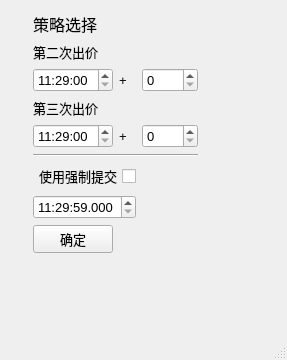
<?xml version="1.0" encoding="UTF-8"?>
<ui version="4.0">
 <class>MainWindow</class>
 <widget class="QMainWindow" name="MainWindow">
  <property name="geometry">
   <rect>
    <x>0</x>
    <y>0</y>
    <width>287</width>
    <height>360</height>
   </rect>
  </property>
  <property name="sizePolicy">
   <sizepolicy hsizetype="Preferred" vsizetype="Preferred">
    <horstretch>100</horstretch>
    <verstretch>100</verstretch>
   </sizepolicy>
  </property>
  <property name="font">
   <font>
    <pointsize>10</pointsize>
   </font>
  </property>
  <widget class="QWidget" name="centralwidget">
   <widget class="QWidget" name="">
    <property name="geometry">
     <rect>
      <x>33</x>
      <y>12</y>
      <width>224</width>
      <height>244</height>
     </rect>
    </property>
    <layout class="QGridLayout" name="gridLayout">
     <item row="0" column="0" colspan="2">
      <widget class="QLabel" name="label">
       <property name="font">
        <font>
         <family>Arial</family>
         <pointsize>12</pointsize>
        </font>
       </property>
       <property name="text">
        <string>策略选择</string>
       </property>
      </widget>
     </item>
     <item row="0" column="3" rowspan="2">
      <spacer name="horizontalSpacer">
       <property name="orientation">
        <enum>Qt::Horizontal</enum>
       </property>
       <property name="sizeHint" stdset="0">
        <size>
         <width>40</width>
         <height>38</height>
        </size>
       </property>
      </spacer>
     </item>
     <item row="1" column="0" colspan="2">
      <widget class="QLabel" name="label_2">
       <property name="font">
        <font>
         <pointsize>10</pointsize>
        </font>
       </property>
       <property name="text">
        <string>第二次出价</string>
       </property>
      </widget>
     </item>
     <item row="2" column="0">
      <widget class="QTimeEdit" name="second_bid_time">
       <property name="maximumTime">
        <time>
         <hour>11</hour>
         <minute>29</minute>
         <second>59</second>
        </time>
       </property>
       <property name="minimumTime">
        <time>
         <hour>11</hour>
         <minute>29</minute>
         <second>0</second>
        </time>
       </property>
       <property name="currentSection">
        <enum>QDateTimeEdit::SecondSection</enum>
       </property>
       <property name="displayFormat">
        <string>HH:mm:ss</string>
       </property>
       <property name="currentSectionIndex">
        <number>2</number>
       </property>
      </widget>
     </item>
     <item row="2" column="1">
      <widget class="QLabel" name="label_6">
       <property name="font">
        <font>
         <family>Arial</family>
         <pointsize>10</pointsize>
        </font>
       </property>
       <property name="text">
        <string>+</string>
       </property>
      </widget>
     </item>
     <item row="2" column="2">
      <widget class="QSpinBox" name="second_bid_price">
       <property name="sizePolicy">
        <sizepolicy hsizetype="Minimum" vsizetype="Fixed">
         <horstretch>0</horstretch>
         <verstretch>0</verstretch>
        </sizepolicy>
       </property>
       <property name="minimum">
        <number>0</number>
       </property>
       <property name="maximum">
        <number>2000</number>
       </property>
       <property name="singleStep">
        <number>100</number>
       </property>
      </widget>
     </item>
     <item row="3" column="0" colspan="2">
      <widget class="QLabel" name="label_5">
       <property name="font">
        <font>
         <pointsize>10</pointsize>
        </font>
       </property>
       <property name="text">
        <string>第三次出价</string>
       </property>
      </widget>
     </item>
     <item row="4" column="0">
      <widget class="QTimeEdit" name="third_bid_time">
       <property name="font">
        <font>
         <pointsize>10</pointsize>
        </font>
       </property>
       <property name="maximumTime">
        <time>
         <hour>11</hour>
         <minute>29</minute>
         <second>59</second>
        </time>
       </property>
       <property name="minimumTime">
        <time>
         <hour>11</hour>
         <minute>29</minute>
         <second>0</second>
        </time>
       </property>
       <property name="currentSection">
        <enum>QDateTimeEdit::SecondSection</enum>
       </property>
       <property name="displayFormat">
        <string>HH:mm:ss</string>
       </property>
       <property name="currentSectionIndex">
        <number>2</number>
       </property>
      </widget>
     </item>
     <item row="4" column="1">
      <widget class="QLabel" name="label_4">
       <property name="font">
        <font>
         <family>Arial</family>
         <pointsize>10</pointsize>
        </font>
       </property>
       <property name="text">
        <string>+</string>
       </property>
      </widget>
     </item>
     <item row="4" column="2">
      <widget class="QSpinBox" name="third_bid_price">
       <property name="sizePolicy">
        <sizepolicy hsizetype="Minimum" vsizetype="Fixed">
         <horstretch>0</horstretch>
         <verstretch>0</verstretch>
        </sizepolicy>
       </property>
       <property name="minimum">
        <number>0</number>
       </property>
       <property name="maximum">
        <number>2000</number>
       </property>
       <property name="singleStep">
        <number>100</number>
       </property>
      </widget>
     </item>
     <item row="5" column="0" colspan="3">
      <widget class="Line" name="line_2">
       <property name="orientation">
        <enum>Qt::Horizontal</enum>
       </property>
      </widget>
     </item>
     <item row="6" column="0" colspan="2">
      <widget class="QCheckBox" name="force_bid">
       <property name="layoutDirection">
        <enum>Qt::RightToLeft</enum>
       </property>
       <property name="text">
        <string>使用强制提交</string>
       </property>
      </widget>
     </item>
     <item row="7" column="0" colspan="2">
      <widget class="QTimeEdit" name="force_bid_time">
       <property name="font">
        <font>
         <pointsize>10</pointsize>
        </font>
       </property>
       <property name="dateTime">
        <datetime>
         <hour>11</hour>
         <minute>29</minute>
         <second>59</second>
         <year>2000</year>
         <month>1</month>
         <day>1</day>
        </datetime>
       </property>
       <property name="maximumTime">
        <time>
         <hour>11</hour>
         <minute>30</minute>
         <second>0</second>
        </time>
       </property>
       <property name="minimumTime">
        <time>
         <hour>11</hour>
         <minute>29</minute>
         <second>0</second>
        </time>
       </property>
       <property name="currentSection">
        <enum>QDateTimeEdit::MSecSection</enum>
       </property>
       <property name="displayFormat">
        <string notr="true">HH:mm:ss.zzz</string>
       </property>
       <property name="currentSectionIndex">
        <number>3</number>
       </property>
       <property name="time">
        <time>
         <hour>11</hour>
         <minute>29</minute>
         <second>59</second>
        </time>
       </property>
      </widget>
     </item>
     <item row="8" column="0">
      <widget class="QPushButton" name="pushButton">
       <property name="text">
        <string>确定</string>
       </property>
      </widget>
     </item>
     <item row="9" column="0">
      <spacer name="verticalSpacer">
       <property name="orientation">
        <enum>Qt::Vertical</enum>
       </property>
       <property name="sizeHint" stdset="0">
        <size>
         <width>28</width>
         <height>40</height>
        </size>
       </property>
      </spacer>
     </item>
    </layout>
   </widget>
  </widget>
  <widget class="QStatusBar" name="statusbar"/>
 </widget>
 <resources/>
 <connections/>
</ui>
